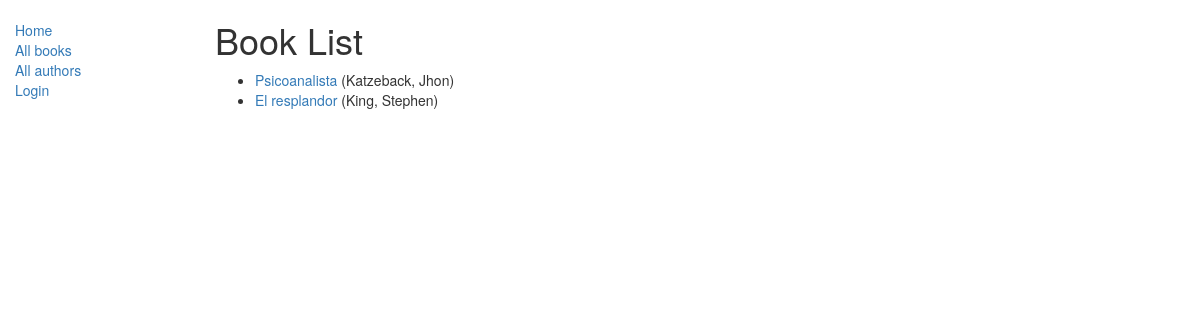
/catalog/books/, run on the app's committed database.
### catalog/models.py (models this page shows, shortened)
class Book(models.Model):
    title = models.CharField(max_length=200)
    author = models.ForeignKey('Author', on_delete=models.SET_NULL, null=True)
    summary = models.TextField(max_length=1000, help_text="Ingrese una breve descripción del libro")
    isbn = models.CharField('ISBN',max_length=13, help_text='13 Caracteres <a href="https://www.isbn-international.org/content/what-isbn">ISBN number</a>')
    genre = models.ManyToManyField(Genre, help_text="Seleccione un genero para este libro")
    def get_absolute_url(self):
        return reverse('book-detail', args=[str(self.id)])

class Author(models.Model):
    first_name = models.CharField(max_length=100)
    last_name = models.CharField(max_length=100)
    date_of_birth = models.DateField(null=True, blank=True)
    date_of_death = models.DateField('Died', null=True, blank=True)
    def __str__(self):
        return '%s, %s' % (self.last_name, self.first_name)

### catalog/views.py (the view)
class BookListView(generic.ListView):
    model = Book
    paginate_by = 10

### catalog/templates/catalog/book_list.html
{% extends "base_generic.html" %}
{% block content %}
    <h1>Book List</h1>
    {% if book_list %}
    <ul>
      {% for book in book_list %}
      <li>
        <a href="{{ book.get_absolute_url }}">{{ book.title }}</a> ({{book.author}})
      </li>
      {% endfor %}
    </ul>
    {% else %}
      <p>There are no books in the library.</p>
    {% endif %}
{% endblock %}

### data on the page
Book: title "Psicoanalista", author "Katzeback, Jhon"
Book: title "El resplandor", author "King, Stephen"
